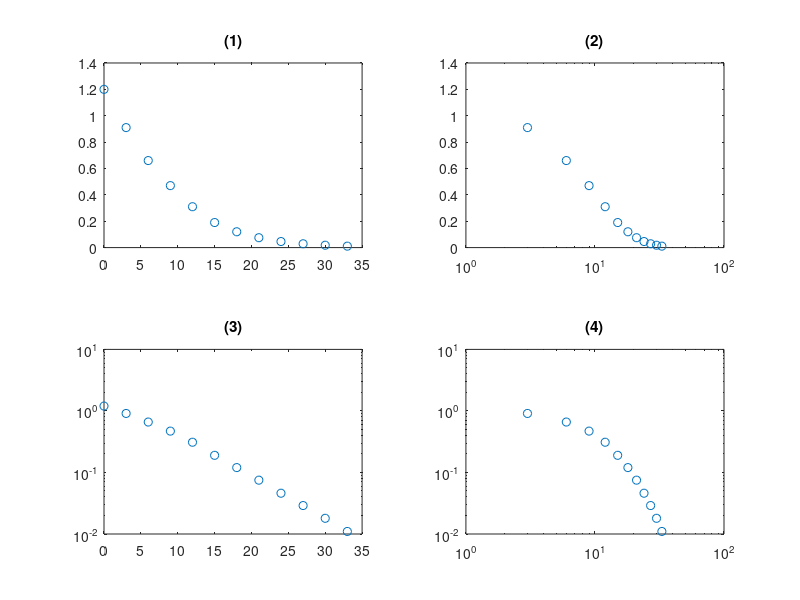
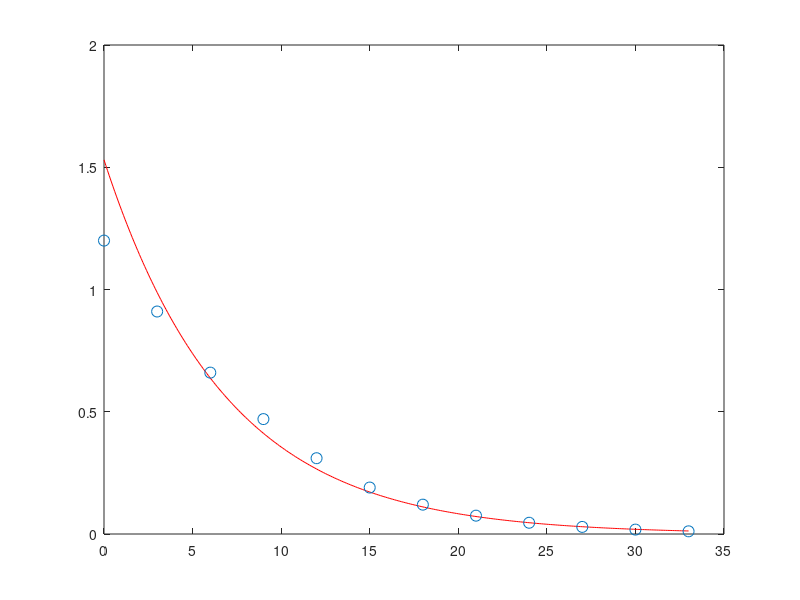

Recreate these plots in MATLAB, in order.
clc,clear
H=[0:3:33];
D=[1.2,0.91,0.66,0.47,0.31,0.19,0.12,0.075,0.046,0.029,0.018,0.011];
figure
subplot(2,2,1)
plot(H,D,'o');
title('(1)');
subplot(2,2,2)
semilogx(H,D,'o')
title('(2)');
subplot(2,2,3)
semilogy(H,D,'o')
title('(3)');
subplot(2,2,4)
loglog(H,D,'o')
title('(4)');
% hinh (3)theo duong thang => y logarit, x tuyen tinh=>y=b*e^(mx)
p= polyfit(H,log(D),1);
m=p(1);
b=exp(p(2));
y=@(x)b*exp(m*x);
x=0:0.1:33;
figure
plot(x,y(x),'-r')
hold on
plot(H,D,'o','markersize',8);